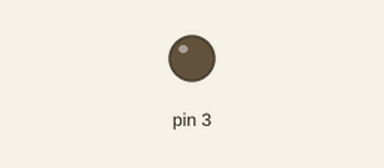
Simulated run of this sketch. Board: Arduino Uno, built with avr-gcc and run on an emulated ATmega328P. Parts: output pins drawn as LEDs (lit = HIGH).

Above: at 0.05 s.
At 2.55 s:
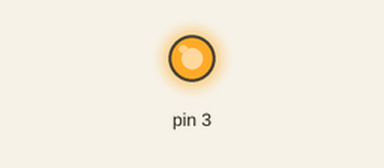
Timing chart, 0 to 6.4 s (numbered marks = the images above):
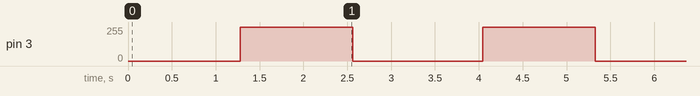

The sketch:

SHIM.ino
```cpp
// Проект 3 — демонстрация ШИМ
int d = 5;
void setup()
{
// настроить контакт 3, управляющий светодиодом и поддерживающий ШИМ,
// на работу в режиме цифрового выхода
pinMode(3, OUTPUT);
}
void loop()
{
for ( int a = 0 ; a < 256 ; a++ )
{
analogWrite(3, a);
delay(d);
}
for ( int a = 255 ; a >= 0 ; a-- )
{
analogWrite(3, a);
delay(d);
}
delay(200);
}
```

Measured:
- by itself, pin 3: repeats every 2.8 s: 0/255 1.5 s, 255/255 1.3 s
